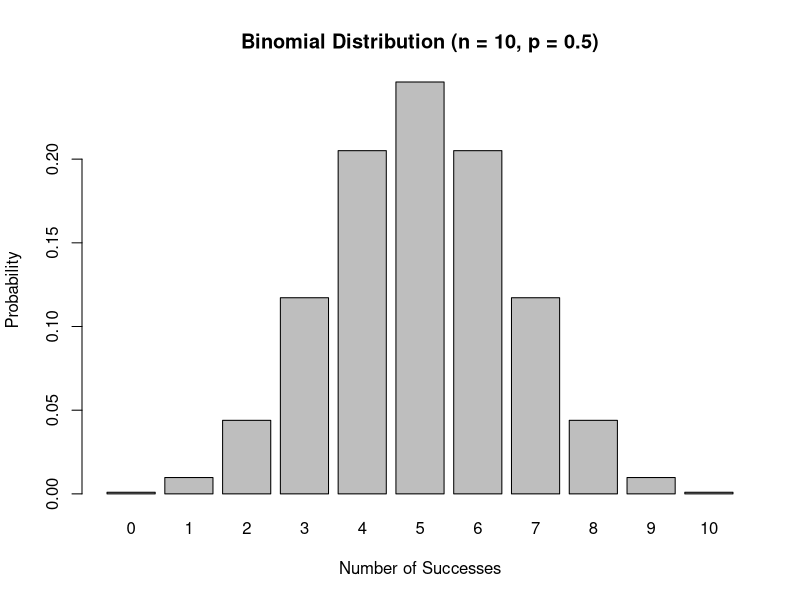
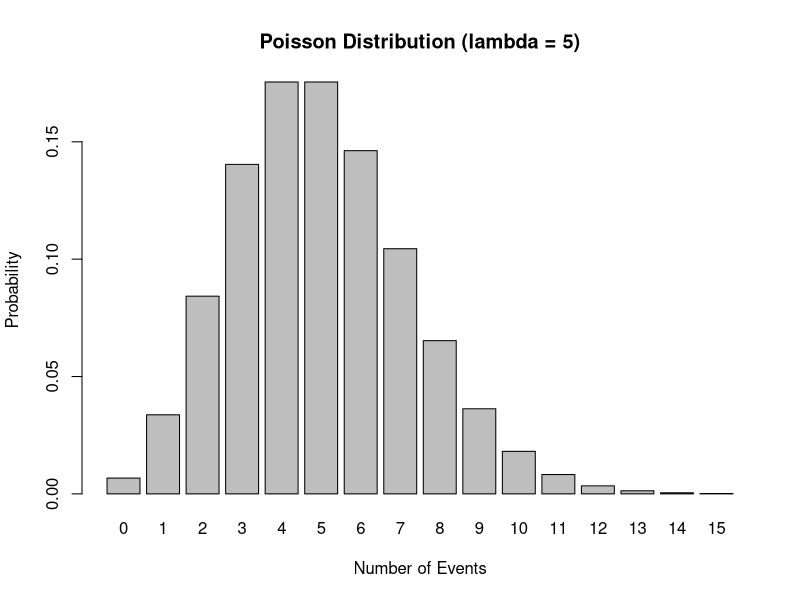
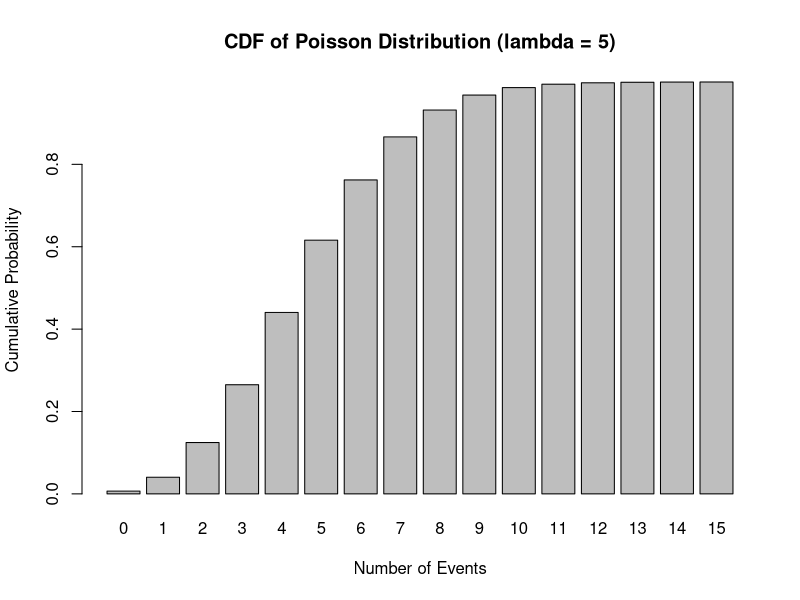
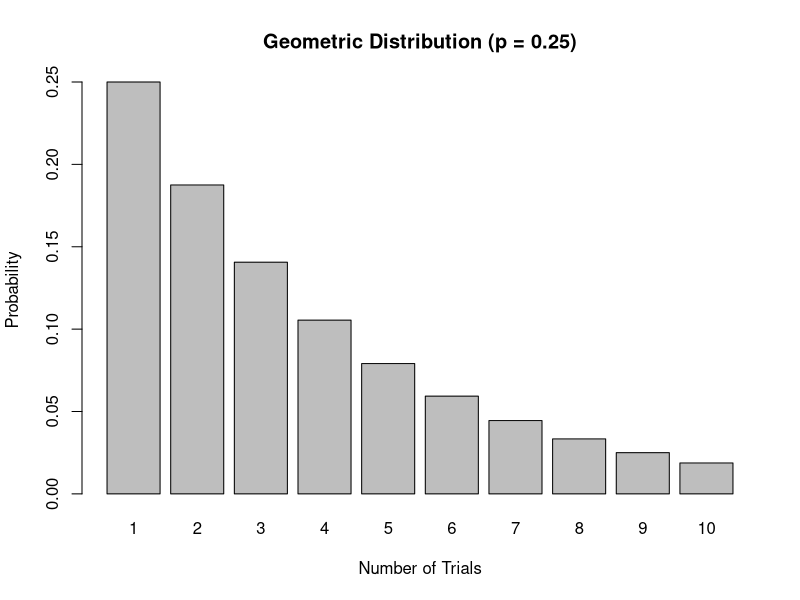
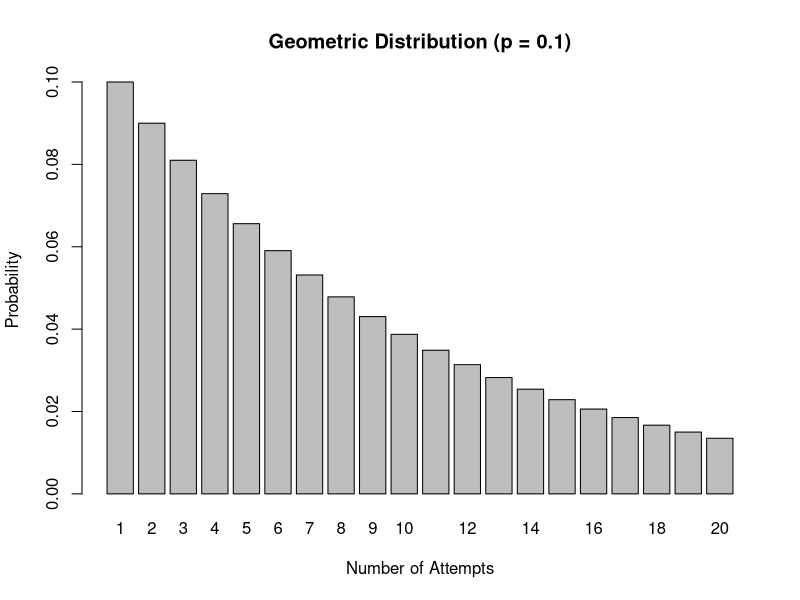
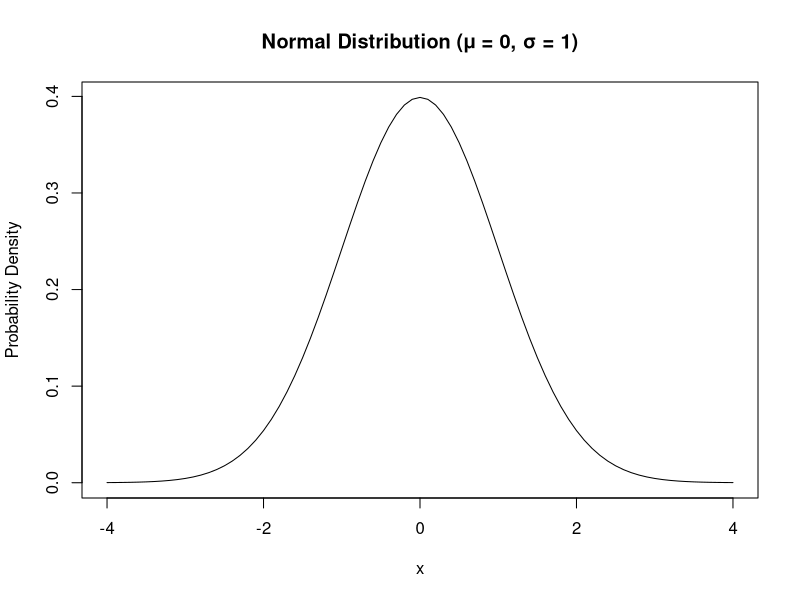
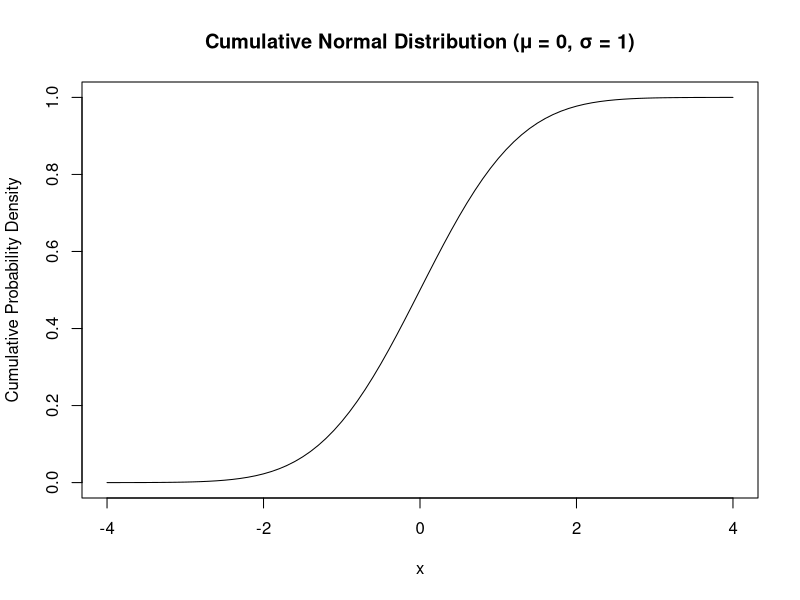

Generate these figures, in order, with R: (Note: this script raises an error after producing the figures.)
# exercise 10.1
# Simulating a Bernoulli trial:
# Set the probability of success
p = 0.6
# Generate a random Bernoulli outcome (1 for success, 0 for failure)
outcome = rbinom(1, size = 1, prob = p)
# Print the outcome
print(outcome)

set.seed(8)
rbinom(1, size = 1, prob = p)

# Simulating multiple Bernoulli trials
# Set the number of trials
n = 5
# Generate multiple Bernoulli outcomes
outcomes = rbinom(n, size = 1, prob = p)
# Print the outcomes
print(outcomes)

# Calculating the mean and variance of a Bernoulli-distributed random variable
# Calculate the mean and variance using the probability of success (p)
mean_bernoulli = p
var_bernoulli = p * (1 - p)
# Print the results
cat("Mean:", mean_bernoulli, "\nVariance:", var_bernoulli)

# Analyzing the results of multiple Bernoulli trials
# Count the number of successes in the outcomes
num_successes = sum(outcomes)
# Calculate the empirical probability of success
empirical_p = num_successes / n
# Print the results
cat("Number of successes:", num_successes, "\nEmpirical probability of success:", empirical_p)

n = 1000
num_successes = sum(rbinom(n, size = 1, prob = p))
empirical_p = num_successes / n
cat("Number of successes:", num_successes, "\nEmpirical probability of success:", empirical_p)

# exercise 10.2
# Simulating and analyzing binomial distribution
# Parameters
n = 10 # Number of trials
p = 0.5 # Probability of success
# Calculate binomial probabilities for each number of successes (0 to 10)
binom_probs = dbinom(0:n, n, p)
binom_probs

# Plot the binomial distribution using the barplot function
# Create a bar plot of the binomial probabilities
barplot(binom_probs, names.arg = 0:n, xlab = "Number of Successes", ylab = "Probability", main = "Binomial Distribution (n = 10, p = 0.5)")

# Calculate the cumulative binomial probabilities using the pbinom function
# Calculate cumulative binomial probabilities for each number of successes (0 to 10)
cum_binom_probs <- pbinom(0:n, n, p)
cum_binom_probs

# Perform a simple analysis: Calculate the probability of obtaining at least 7 successess
# Calculate the probability of obtaining at least 7 successes (1 - P(X <= 6))
prob_at_least_7_successes = 1 - pbinom(6, n, p)
prob_at_least_7_successes

# exercise 10.3
n = 5
p = 0.8
prob_at_least_4_wins = 1 - pbinom(3, n, p)
prob_at_least_4_wins

prob_at_most_3_wins = pbinom(3, n, p)
prob_at_most_3_wins

prob_at_most_3_wins == 1 - prob_at_least_4_wins

# Normal approximation to the binomial distribution
n = 100
p = 0.5
# verify conditions for normal approximation
n*p > 10
n*p*(1-p) > 10
# calculate meana and std
mu = n*p
mu
std = sqrt(n*p*(1-p))
std
# calculate P(lower_limit <= X <= upper_limit)
lower_limit = 40
upper_limit = 60
# equivalent to P(standard_lower_limit <= Z <= standard_upper_limit)
standard_lower_limit = (lower_limit - mu) / std
standard_upper_limit = (upper_limit - mu) / std
standard_lower_limit
standard_upper_limit
# approximation using standard normal cdf
pnorm(standard_upper_limit) - pnorm(standard_lower_limit)
# use binomial distribution
pbinom(upper_limit, n, p) - pbinom(lower_limit, n, p)

# exercise 10.4
# simulating and analyzing Poisson distributed random variables
# Parameters
lambda = 5 # Average rate of occurrence (events per interval)
# Calculate Poisson probabilities for each number of events (0 to 15)
pois_probs = dpois(0:15, lambda)
pois_probs

# Create a bar plot of the Poisson probabilities
barplot(pois_probs, names.arg = 0:15, xlab = "Number of Events", ylab = "Probability", main = "Poisson Distribution (lambda = 5)")

# Calculate cumulative Poisson probabilities for each number of events (0 to 15)
cum_pois_probs = ppois(0:15, lambda)
cum_pois_probs
barplot(cum_pois_probs, names.arg = 0:15, xlab = "Number of Events", ylab = "Cumulative Probability", main = "CDF of Poisson Distribution (lambda = 5)")

# Generate 100 random samples from a Poisson distribution with lambda = 5
pois_samples = rpois(100, lambda)
pois_samples

# poisson approximation to binomial distribution
# Binomial parameters
n = 1000
p = 0.01

# Calculate binomial probability for observing 15 successes
binom_prob = dbinom(15, n, p)
binom_prob

# Poisson parameter (λ) approximated from the binomial distribution
lambda_approx = n * p
lambda_approx

# Calculate Poisson probability for observing 15 successes
pois_approx_prob <- dpois(15, lambda_approx)
pois_approx_prob

# Display the results
cat("Binomial probability:", binom_prob, "\n")
cat("Poisson approximation probability:", pois_approx_prob, "\n")


# exercise 10.5
# work with the geometric distribution, including calculating probabilities, plotting the distribution, and generating random samples
# Calculate geometric probabilities using the dgeom function:
# Parameters
p = 0.25 # Probability of success on each trial
# Calculate geometric probabilities for each number of trials (1 to 10)
geom_probs = dgeom(0:9, p)
geom_probs

# Create a bar plot of the geometric probabilities
barplot(geom_probs, names.arg = 1:10, xlab = "Number of Trials", ylab = "Probability", main = "Geometric Distribution (p = 0.25)")

# Calculate cumulative geometric probabilities for each number of trials (1 to 10)
cum_geom_probs = pgeom(0:9, p)
cum_geom_probs

# Generate 100 random samples from a geometric distribution with p = 0.25
geom_samples = rgeom(100, p)
geom_samples

# exercise 10.6
# Calculate the probability of finding the first bug within the first 5 attempts:
# Parameters
p = 0.1 # Probability of finding a bug on each attempt
# Calculate the cumulative geometric probability for up to 5 attempts
prob_within_5_attempts = pgeom(4, p) # Note that we use 4 since R's dgeom uses zero-based indexing
prob_within_5_attempts
sum(dgeom(0:4, p))

# Calculate the expected number of attempts needed to find the first bug
# Calculate the mean (expected value) of the geometric distribution
mean_attempts <- 1 / p
mean_attempts

# Visualize the probabilities of finding the first bug within different numbers of attempts
# Calculate geometric probabilities for each number of attempts (1 to 20)
geom_probs <- dgeom(0:19, p)
# Create a bar plot of the geometric probabilities
barplot(geom_probs, names.arg = 1:20, xlab = "Number of Attempts", ylab = "Probability", main = "Geometric Distribution (p = 0.1)")

# exercise 10.7
# Calculate the probability density of the normal distribution using the dnorm function
# Parameters
mu = 0      # Mean
sigma = 1   # Standard deviation
# Calculate the probability density for different values of x
x = seq(-4, 4, by = 0.1)
normal_density = dnorm(x, mu, sigma)
normal_density

# Plot the normal distribution using the plot function
# Create a plot of the normal distribution
plot(x, normal_density, type = "l", xlab = "x", ylab = "Probability Density", main = "Normal Distribution (μ = 0, σ = 1)")

# Calculate the cumulative probabilities of the normal distribution using the pnorm function
# Calculate cumulative probabilities for different values of x
normal_cum_prob <- pnorm(x, mu, sigma)
normal_cum_prob

plot(x, normal_cum_prob, type = "l", xlab = "x", ylab = "Cumulative Probability Density", main = "Cumulative Normal Distribution (μ = 0, σ = 1)")

# Generate random samples from a normal distribution using the rnorm function
# Generate 100 random samples from a normal distribution with μ = 0 and σ = 1
normal_samples <- rnorm(100, mu, sigma)
normal_samples

# Find the quantile (inverse cumulative probability) for a given probability using the qnorm function
# Find the quantile corresponding to the 90th percentile
quantile_90 <- qnorm(0.9, mu, sigma)
quantile_90

# exercise 10.8
# Simulate a dataset of 1000 batteries
set.seed(8)
mean_lifespan = 100
sd_lifespan = 10
n = 1000
lifespans = rnorm(n, mean_lifespan, sd_lifespan)

# Calculate the probability that a randomly chosen battery will last more than 120 hours
threshold = 120
probability = 1 - pnorm(threshold, mean_lifespan, sd_lifespan)
probability

# Plot the PDF of the lifespans with the area under the curve above 120 hours shaded
df <- data.frame(lifespan = lifespans)
df_density <- density(lifespans)
df_shaded <- data.frame(x = df_density$x, y = df_density$y)
df_shaded <- df_shaded[df_shaded$x > threshold,]

ggplot(df, aes(x=lifespan)) + 
  geom_density(fill="lightblue") +
  geom_vline(xintercept = threshold, linetype="dashed", color="red") +
  geom_area(data = df_shaded, aes(x=x, y=y), fill="orange", alpha=0.5) +
  theme_minimal() +
  labs(title="Lifespan of batteries", x="Lifespan (hours)", y="Probability Density")


# exercise 10.9
# Generate a random sample of 1000 data points from an exponential distribution with a rate parameter of 0.01.
set.seed(8) # Set seed for reproducibility
lambda = 0.01
sample_size = 1000
exponential_sample = rexp(sample_size, rate = lambda)

# Calculate the probability that the waiting time between events is more than 150 units
threshold = 150
probability_above_threshold = 1 - pexp(threshold, rate = lambda)
probability_above_threshold

# Plot the probability density function (PDF) and shade the area under the curve for waiting times greater than the threshold.
# Create a data frame for the waiting times
waiting_times = seq(0, max(exponential_sample), length.out = 1000)
density_values = dexp(waiting_times, rate = lambda)
df = data.frame(waiting_times, density_values)
# Filter data for the shaded region
df_shaded = df[df$waiting_times > threshold,]
# Plot the PDF of the exponential distribution
ggplot(df, aes(x = waiting_times, y = density_values)) +
  geom_line() +
  geom_area(data = df_shaded, aes(x = waiting_times, y = density_values), fill = "orange", alpha = 0.5) +
  geom_vline(xintercept = threshold, linetype = "dashed", color = "red") +
  theme_minimal() +
  labs(title = "Exponential Distribution (λ = 0.01)", x = "Waiting Time", y = "Probability Density")

# exercise 10.10
# Generate a random sample of 10000 data points from a uniform distribution with a lower bound (a) of 2 and an upper bound (b) of 10.
set.seed(8) # Set seed for reproducibility
a = 2
b = 10
sample_size = 10000
uniform_sample = runif(sample_size, min = a, max = b)

# Calculate the probability that a value selected from the uniform distribution is greater than 7.
threshold = 7
probability = 1 - punif(threshold, min = a, max = b)
probability

probability2 = sum(uniform_sample > threshold) / length(uniform_sample)
probability2

# Plot the probability density function (PDF) of the uniform distribution with a lower bound (a) of 2 and an upper bound (b) of 10.
library(ggplot2)

# Create a data frame for the distribution
x_values = seq(a, b, length.out = 1000)
density_values = dunif(x_values, min = a, max = b)
df = data.frame(x_values, density_values)

# Plot the PDF of the uniform distribution
ggplot(df, aes(x = x_values, y = density_values)) +
  geom_line() +
  theme_minimal() +
  labs(title = "Uniform Distribution (a = 2, b = 10)", x = "Value", y = "Probability Density")

# generating normally distributed random samples using the inverse transform method 
set.seed(8) # Set seed for reproducibility

# Define the target normal distribution parameters
mu = 5
sigma = 2

# Generate uniform random variables
n = 5
uniform_sample = runif(n)

# Calculate the corresponding quantiles for the uniform sample using the inverse CDF (quantile function) of the normal distribution
normal_sample = qnorm(uniform_sample, mean = mu, sd = sigma)
normal_sample

normal_sample2 = qnorm(uniform_sample, mean = 0, sd = 1)
normal_sample2 * sigma + mu

# exercise 10.11
set.seed(8) # Set seed for reproducibility

# Define the population parameters
population_mean = 50
population_sd = 10
population_size = 100000

# Generate the population using a normal distribution
population <- rnorm(population_size, mean = population_mean, sd = population_sd)
summary(population)

# Define the sample size in each round
sample_size_per_round = 50

# Function to draw a sample and calculate its mean
get_sample_mean <- function(population, sample_size_per_round) {
  sample <- sample(population, size = sample_size_per_round, replace = FALSE)
  return(mean(sample))
}

get_sample_mean(population, sample_size_per_round)
get_sample_mean(population, sample_size_per_round)

# Generate multiple rounds of sample means
num_rounds = 1000 # the number of rounds to sample
sample_means = replicate(num_rounds, get_sample_mean(population, sample_size))
summary(sample_means)

# Visualize the sampling distribution of the sample mean using a histogram
library(ggplot2)

sampling_distribution_df = data.frame(sample_means)

ggplot(sampling_distribution_df, aes(x = sample_means)) +
  geom_histogram(aes(y = after_stat(density)), bins = 30, color = "black", fill = "lightblue") +
  geom_density(color = "red", lwd = 1.2) +
  theme_minimal() +
  labs(title = "Sampling Distribution of the Sample Mean",
       x = "Sample Mean",
       y = "Density")

# exercise 10.12
# Set a seed for reproducibility
set.seed(8)

# Generate a small sample from a normal distribution
sample_size = 10
mu = 50
sigma = 10
samples = rnorm(sample_size, mean = mu, sd = sigma)
samples

# Calculate the sample mean and standard deviation
sample_mean = mean(samples)
sample_sd = sd(samples)
sample_mean
sample_sd

# Calculate the 95% confidence interval using the t-distribution
alpha = 0.05
t_critical = qt(1 - alpha/2, df = sample_size - 1)  # t-value for a two-tailed test with alpha = 0.05 and df = n - 1
margin_of_error_t = t_critical * (sample_sd / sqrt(sample_size))
ci_t = c(sample_mean - margin_of_error_t, sample_mean + margin_of_error_t)
ci_t

# exercise 10.13
# Sorting a sample
# Generate a random sample
set.seed(8)
samples = rnorm(10, mean = 50, sd = 10)
samples

# Sort the sample in ascending order
sorted_samples = sort(samples)
sorted_samples
sort(samples, decreasing = T)

# Obtaining specific order statistics
# Find the minimum value (1st order statistic)
min_value = sorted_samples[1]
min_value

# Find the maximum value (last order statistic)
max_value = sorted_samples[length(sorted_samples)]
max_value

# Find the k-th order statistic (e.g., k = 3)
k = 3
kth_order_stat = sorted_samples[k]
kth_order_stat

# Calculating quantiles
# Calculate the median (50th percentile)
median_value = median(samples)
median_value
median(sorted_samples)

# Calculate the 25th and 75th percentiles (1st and 3rd quartiles)
quartiles = quantile(samples, probs = c(0.25, 0.75))
quartiles
quantile(sorted_samples, probs = c(0.25, 0.75))


# exercise 10.14
# Set a seed for reproducibility
set.seed(8)

# Generate a random sample of daily returns from a normal distribution
sample_size = 252  # Number of trading days in a year
mu = 0.08          # Mean daily return
sigma = 0.05       # Standard deviation of daily returns
daily_returns = rnorm(sample_size, mean = mu, sd = sigma)
summary(daily_returns)

# Calculate the VaR at a given confidence level
confidence_level = 0.95
portfolio_value = 1000000  # Portfolio value in USD
sorted_returns = sort(daily_returns)
VaR_index = ceiling(sample_size * (1 - confidence_level))
VaR = sorted_returns[VaR_index]
VaR_amount = portfolio_value * (1 - (1 + VaR))
VaR
VaR_amount

# Visualize VaR
library(dplyr)
daily_returns_df <- data.frame(DailyReturns = daily_returns)
# Create the density plot
density_plot <- ggplot(daily_returns_df, aes(x = DailyReturns)) +
  geom_density(fill = "blue", alpha = 0.5) +
  geom_vline(aes(xintercept = VaR), linetype = "dashed", color = "red") +
  labs(x = "Daily Returns", y = "Density", title = "Density Plot of Daily Returns with VaR") +
  theme_minimal()

# Add shaded area below the VaR to the density plot
density_data <- ggplot_build(density_plot)$data[[1]] %>%
  as.data.frame() %>%
  filter(x < VaR)

density_plot + 
  geom_ribbon(data = density_data, aes(x = x, ymin = 0, ymax = y), fill = "red", alpha = 0.5)
